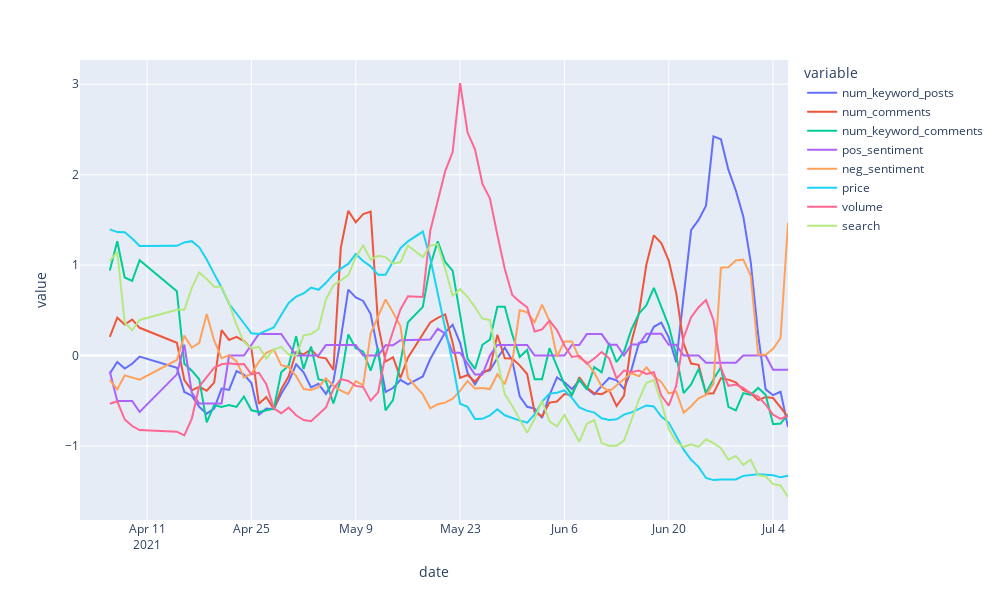

The cell this chart's notebook holds for it:
### Code cell
px.defaults.width = 1000
px.defaults.height = 600
pd.options.plotting.backend = "plotly"
merge_df = hist_reddit.join(history_prices).join(hist_search)
for col in merge_df.columns:
    merge_df[col] = merge_df[col].rolling(5).mean()
# merge_df = merge_df.reset_index()
merge_df.plot()
